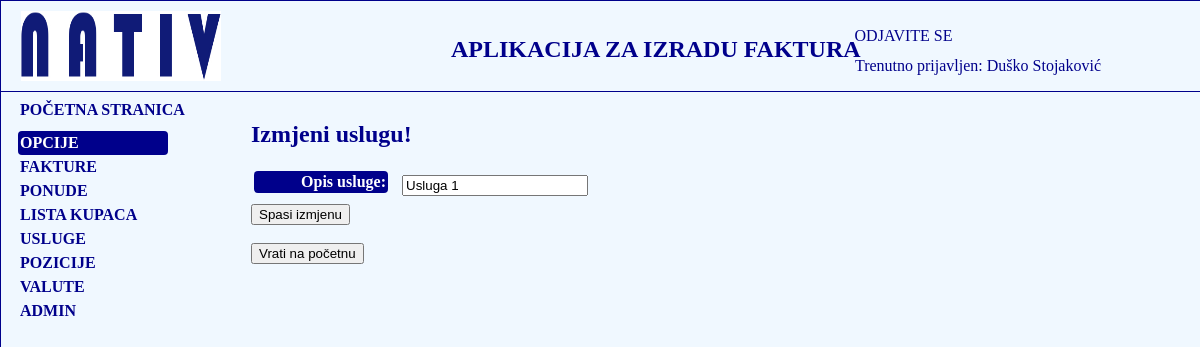
/fakture/usluge-lista/kreiraj-uslugu/4/update/ (signed in), run on the app's committed database.
### fakture/models.py (models this page shows, shortened)
class Korisnik(AbstractBaseUser):
    email = models.EmailField(verbose_name="email", max_length=60, unique=True)
    username = models.CharField(max_length=30, unique=True)
    date_joined = models.DateTimeField(verbose_name='date joined', auto_now_add=True)
    last_login = models.DateTimeField(verbose_name='last login', auto_now=True)
    is_admin = models.BooleanField(default=False)
    is_active = models.BooleanField(default=True)
    is_staff = models.BooleanField(default=False)
    is_superuser = models.BooleanField(default=False)
    ime = models.CharField(max_length=50)
    prezime = models.CharField(max_length=50)
    ime_oca = models.CharField(max_length=50)
    godina_rodjenja = models.DateField(blank=True, null=True)
    mjesto_rodjenja = models.CharField(max_length=50)
    mjesto_prebivalista = models.CharField(max_length=50)
    adresa = models.CharField(max_length=50)
    postanski_broj = models.CharField(max_length=50)
    telefon = models.CharField(max_length=50)
    naziv_preduzeca =  models.CharField(max_length=250, blank=True, null=True)
    adresa_preduzeca = models.CharField(max_length=250, blank=True, null=True)
    mjesto_preduzeca = models.CharField(max_length=250, blank=True, null=True)
    postanski_broj_preduzeca = models.CharField(max_length=250, blank=True, null=True)
    IBAN =  models.CharField(max_length=250, blank=True, null=True,default='BA395620998146211620')
    SWIFT_BIC = models.CharField(max_length=50, blank=True, null=True, default='RAZBBA22')
    telefon_mobilni = models.CharField(max_length=50, blank=True, null=True)
    fax = models.CharField(max_length=50, blank=True, null=True)
    zvanje = models.CharField(max_length=150, blank=True, null=True)
    pozicija = models.CharField(max_length=150, blank=True, null=True)
    email_preduzeca = models.EmailField(verbose_name="Email preduzeca", max_length=60, unique=True, blank=True, null=True)
    web_stranica = models.URLField(blank=True, null=True)
    banka_racun =  models.CharField(max_length=150, blank=True, null=True)
    profilna_slika = models.ImageField(upload_to='slike', blank=True, null=True)
    IZBOR_DRZAVE = (
        ('Bosna i Hercegovina', 'Bosna i Hercegovina'),
        ('Germany', 'Germany'),
        ('Poland', 'Poland')
    )
    drzava = models.CharField(max_length=50, choices=IZBOR_DRZAVE, blank=True, null=True)
    USERNAME_FIELD = 'email'
    REQUIRED_FIELDS = ['username']
    objects = MyKorisnikManager()

class Usluga(models.Model):
    opis_usluge = models.CharField(max_length=100, blank=True, null=True)

### fakture/views.py (the view)
# urls.py: path('usluge-lista/kreiraj-uslugu/<int:pk>/update/', views.UslugaUpdate.as_view(), name='usluge-update'),
class UslugaUpdate(LoginRequiredMixin, UpdateView):
    model = Usluga
    fields = '__all__'
    template_name = 'fakture/usluge_update.html'
    success_url = reverse_lazy('fakture:usluge-lista')

### fakture/templates/fakture/usluge_update.html (shortened to what this page needs)
{% extends 'fakture/base_nativ.html' %}
{% block fakture %}
    <h2>Izmjeni uslugu!</h2>
    <form action="" method="post">
    <table>
        {{ form.as_table }}
    </table>
    <input type="submit" value="Spasi izmjenu">
    </form>
    <br>
    <form>
    <button formaction="{% url 'fakture:index' %}">Vrati na početnu</button>
    </form>
{% endblock %}

### fakture/templates/fakture/base_nativ.html (shortened to what this page needs)
<!DOCTYPE html>
{% load static %}
<html lang="en">
<head>
    <link rel="stylesheet" href="{% static 'css/base_nativ.css' %}">
</head>
<body>
<div class="glavni-nativ">
<header id="header">
    <div id="logo">
        <img src="{% static 'slike/logo_nativ.png' %}" alt="Slika Nativ logo">
    </div>
    <h2>APLIKACIJA ZA IZRADU FAKTURA</h2>
    <div id="login">
        {% if user.is_authenticated %}
            <p><a href="{% url 'logout' %}?next={{ request.path }}">ODJAVITE SE</a></p>
        {% else %}
            <p><a href="{% url 'login' %}?next={{ request.path }}">PRIJAVITE SE</a> </p>
        {% endif %}
    </div>
    <div class="trenutno-prijavljen">
        {% if user.is_authenticated %}
            <p>Trenutno prijavljen: {{ user.ime }} {{ user.prezime }}</p>
        {% else %}
            <p></p>
        {% endif %}
    </div>
</header>
<p id="pocetna"><a href="{% url 'fakture:index' %}">POČETNA STRANICA</a></p>
{% if user.is_authenticated %}
<div class="navigacija">
    <nav class="navigacija-sadrzaj">
        <ul>
            <li id="opcije">OPCIJE</li>
            <li><a href="{% url 'fakture:lista_fakturi' %}">FAKTURE</a></li>
            <li><a href="{% url 'fakture:ponuda-lista' %}">PONUDE</a></li>
            <li><a href="{% url 'fakture:lista-kupci' %}">LISTA KUPACA</a></li>
            <li><a href="{% url 'fakture:usluge-lista' %}">USLUGE</a></li>
            <li><a href="{% url 'fakture:usluge-lista' %}">POZICIJE</a></li>
             <li><a href="{% url 'fakture:kreiraj-valutu' %}">VALUTE</a></li>
            {% if user.is_superuser %}
            <li><a href="{% url 'admin:index' %}">ADMIN</a></li>
                {% endif %}
        </ul>
    </nav>
</div>
{% endif %}
<div class="fakture">{% block fakture %}{% endblock %}</div>
</div>
</body>
</html>

### fakture/static/css/base_nativ.css (style rules this page uses)
body { margin: 0; padding: 0; }
.glavni-nativ { position: absolute; margin: 0; width: 100%; height: 7500px; background-color: aliceblue; border: darkblue solid 1px; }
#header { position: absolute; height: 90px; width: 100%; border: darkblue solid 1px; border-top-width: 0; border-left-width: 0; border-right-width: 0; }
#logo { position: absolute; margin-top: 10px; margin-left: 20px; width: 200px; height: 70px; }
#logo img { width: 200px; height: 70px; margin: 0; }
#header h2 { position: absolute; top: 15px; left: 450px; color: darkblue; }
#login { position: absolute; top: 10px; right: 248.5px; }
#login a { text-decoration: none; color: darkblue; }
.trenutno-prijavljen { position: absolute; top: 40px; right: 100px; color: darkblue; }
.navigacija { position: absolute; height: auto; width: 150px; top: 130px; left: 17px; }
.navigacija-sadrzaj li { list-style: none; margin: 0; padding: 3px 0 3px 2px; text-align: left; color: darkblue; font-weight: bold; }
.navigacija-sadrzaj ul { display: block; margin: 0; padding: 0; }
.navigacija-sadrzaj a { text-decoration: none; color: darkblue; font-weight: bold; }
#opcije { background-color: darkblue; color: white; border-radius: 4px; }
#pocetna { position: absolute; height: auto; margin: 0; top: 100px; left: 19px; }
#pocetna a { text-decoration: none; color: darkblue; font-weight: bold; }
.fakture { position: absolute; top: 100px; left: 250px; color: darkblue; margin: 0; width: auto; }
.fakture label { display: inline-block; width:130px; background-color: darkblue; color: white; padding: 2px; margin: 0 10px 8px 0; text-align: right; border-radius: 4px; }
#id_opis_usluge { width: 178px; }

### data on the page
Korisnik: ime "Duško", prezime "Stojaković"
Usluga: opis_usluge "Usluga 1"
